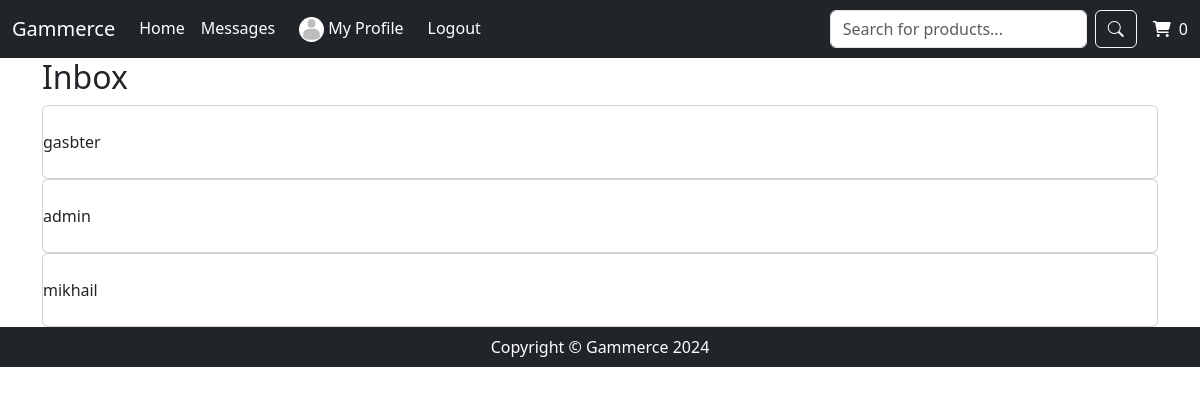
Screenshot of /chats/ (signed in) with the database file from the repository.
### core/models.py (models this page shows, shortened)
class User(AbstractBaseUser):
    email = models.EmailField(unique=True)
    username = models.CharField(max_length=100, unique=True)
    date_joined = models.DateTimeField(auto_now_add=True)
    active = models.BooleanField(default=True)
    staff = models.BooleanField(default=False)
    admin = models.BooleanField(default=False)
    seller = models.BooleanField(default=False)
    USERNAME_FIELD = 'email'
    REQUIRED_FIELDS = ['username']
    objects = UserManager()
    def __str__(self):
        return self.email
    @property
    def is_active(self):
        return self.active

class Profile(models.Model):
    user = models.OneToOneField(User, on_delete=models.CASCADE)
    products = models.ManyToManyField('products.Products', related_name='products', null=True, blank=True)
    orders = models.ManyToManyField('products.Order', related_name='orders', null=True, blank=True)
    reviews = models.ManyToManyField('products.Review', related_name='reviews', null=True, blank=True)
    profile_picture = models.ImageField(upload_to='profile_pictures/', null=True, blank=True, default='image/default.webp')

### chats/models.py (models this page shows, shortened)
class Mychats(models.Model):
    me = models.ForeignKey(to=User,on_delete=models.CASCADE,related_name='it_me')
    frnd = models.ForeignKey(to=User,on_delete=models.CASCADE,related_name='my_frnd')
    chats = models.JSONField(default=dict)

### chats/views.py (the view, shortened to what this page needs)
# urls.py: path('', chats, name='chats'),
@login_required
def chats(request):
    frnd_name = request.GET.get('user', None)
    mychats_data = None
    frnds = User.objects.exclude(pk=request.user.id)
    my_convo = Mychats.objects.filter(me=request.user)
    for i in my_convo:
        print(i.frnd)
    return render(request, 'chat/inbox.html', {'my': mychats_data, 'chats': mychats_data, 'frnds': frnds, 'frnd_name': frnd_name, 'my_convo': my_convo})

### templates/chat/inbox.html
{% extends 'base.html' %} {% load static %} {% block content %}
<div class="container">
    <div>
        <h2>Inbox</h2>
    </div>
    <div class="row">
        {% for frnd in my_convo %}
        <a style="text-decoration: none;" href="{% url 'chats' %}?user={{frnd.frnd.username}}">
            <div class="card py-4 mx-auto">
                {{frnd.frnd.username}}
            </div>
        </a>
        {% endfor %}
    </div>
</div>
{% endblock %}

### templates/header.html (shortened to what this page needs)
{% load static %}
<head>
    <link href="https://cdn.jsdelivr.net/npm/bootstrap@5.3.3/dist/css/bootstrap.min.css" rel="stylesheet">
</head>
<nav class="navbar navbar-expand-sm bg-dark">
    <div class="container-fluid">
        <a class="navbar-brand text-white" href="{% url 'index' %}">Gammerce</a>
        <div class="collapse navbar-collapse" id="navbarMenu">
            <ul class="navbar-nav me-auto mb-2 mb-lg-0">
                <li class="nav-item">
                    <a class="nav-link text-white" href="{% url 'index' %}">Home</a>
                </li>
                <li class="nav-item">
                    <a class="nav-link text-white" href="{% url 'chats' %}">Messages</a>
                </li>
                <li class="nav-item d-flex flex-container">
                    <a class="nav-link text-white ms-2" href="{% url 'profile' %}">
                        <img src="{{ request.user.profile.profile_picture.url }}" alt="Your Profile Picture" class="profile-pic rounded-circle" style="width: 25px; height: 25px; border-radius: 50%;"> My Profile
                    </a>
                </li>
                <li class="nav-item d-flex flex-container">
                    <a class="nav-link text-white ms-2" href="{% url 'logout' %}">Logout</a>
                </li>
            </ul>
            <form method="GET" action="{% url 'index' %}" class="d-flex">
                <input class="form-control me-2" type="search" name="search" placeholder="Search for products..." value="{{ search_query|default_if_none:'' }}">
                <button class="btn btn-outline-light" type="submit">
                    <i class="bi bi-search"></i>
                </button>
            </form>
            <div class="cart d-flex align-items-center ms-3">
                <a href="{% url 'cart' %}" style="text-decoration: none;">
                    <i class="fa fa-shopping-cart cart-icon text-white"></i>
                    <span class="cart-count ms-1 text-white">{{ request.session.cart | length }}</span>
                </a>
            </div>
        </div>
    </div>
</nav>

### static_my_project/css/style.css (style rules this page uses)
body { margin: 0; overflow-x: hidden; }
.container { max-width: 100vw; margin: 0 auto; }
img { max-width: 100%; height: auto; }

### rows the page displays
User: user.profile.profile_picture (placeholder picture)
Mychats: frnd.username "gasbter"
Mychats: frnd.username "admin"
Mychats: frnd.username "mikhail"

### other values shown
{{ request.session.cart | length }} "0"
